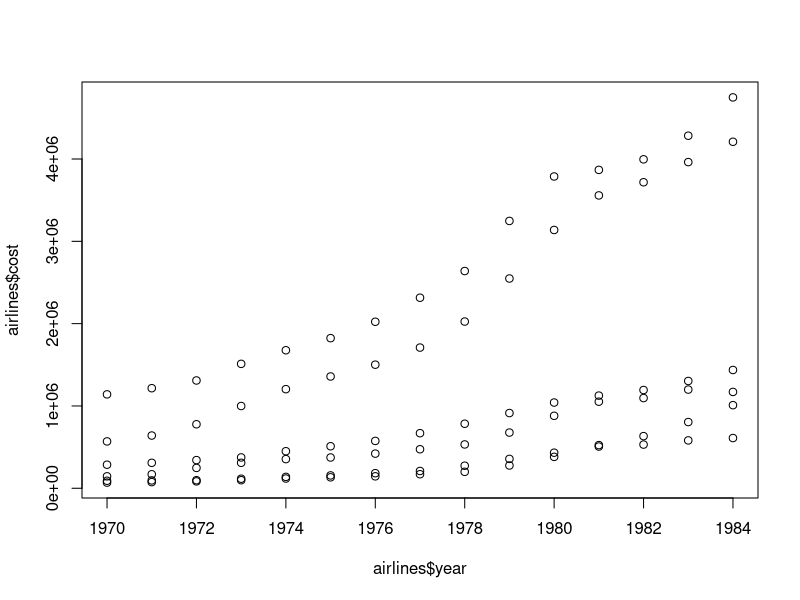

Write the R code that produced this figure.
## ---- chunk 1
knitr::opts_chunk$set(echo = TRUE)
## ---- chunk 2
chooseCRANmirror(graphics = getOption("menu.graphics"), ind = 79,
                 local.only = FALSE)
install.packages("vcd")
airlines <- read.csv("USAirlines.csv")




#summary of the dataset US Airlines

summary(airlines)



# mean of the firm from the dataset Airlines
mean(airlines$firm)

#median of the firm from the dataset Airlines
median(airlines$firm)

#mode of the firm from the dataset Airlines
mode(airlines$firm)

#install the package dplyr
install.packages("dplyr")
library(dplyr)
select(airlines, firm : cost)
filter(airlines, firm ==1)


summary(airlines)
## ---- chunk 3
plot(airlines$year, airlines$cost)
